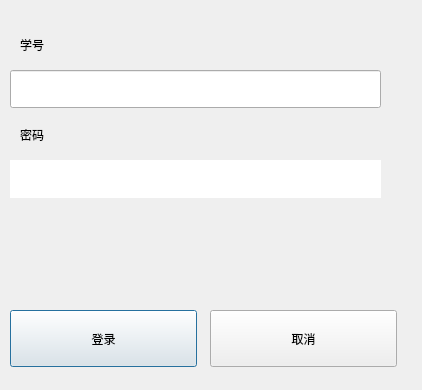
<?xml version="1.0" encoding="UTF-8"?>
<ui version="4.0">
 <class>Dialog</class>
 <widget class="QDialog" name="Dialog">
  <property name="geometry">
   <rect>
    <x>0</x>
    <y>0</y>
    <width>422</width>
    <height>390</height>
   </rect>
  </property>
  <property name="windowTitle">
   <string>Dialog</string>
  </property>
  <widget class="QLineEdit" name="lineEdit">
   <property name="geometry">
    <rect>
     <x>10</x>
     <y>70</y>
     <width>371</width>
     <height>38</height>
    </rect>
   </property>
  </widget>
  <widget class="QLineEdit" name="lineEdit_2">
   <property name="geometry">
    <rect>
     <x>10</x>
     <y>160</y>
     <width>371</width>
     <height>38</height>
    </rect>
   </property>
   <property name="frame">
    <bool>false</bool>
   </property>
   <property name="echoMode">
    <enum>QLineEdit::Password</enum>
   </property>
  </widget>
  <widget class="QLabel" name="label">
   <property name="geometry">
    <rect>
     <x>20</x>
     <y>30</y>
     <width>135</width>
     <height>30</height>
    </rect>
   </property>
   <property name="text">
    <string>学号</string>
   </property>
  </widget>
  <widget class="QLabel" name="label_2">
   <property name="geometry">
    <rect>
     <x>20</x>
     <y>120</y>
     <width>135</width>
     <height>30</height>
    </rect>
   </property>
   <property name="text">
    <string>密码</string>
   </property>
  </widget>
  <widget class="QPushButton" name="pushButton">
   <property name="geometry">
    <rect>
     <x>10</x>
     <y>310</y>
     <width>187</width>
     <height>57</height>
    </rect>
   </property>
   <property name="text">
    <string>登录</string>
   </property>
  </widget>
  <widget class="QPushButton" name="pushButton_2">
   <property name="geometry">
    <rect>
     <x>210</x>
     <y>310</y>
     <width>187</width>
     <height>57</height>
    </rect>
   </property>
   <property name="text">
    <string>取消</string>
   </property>
  </widget>
  <widget class="QLabel" name="label_3">
   <property name="geometry">
    <rect>
     <x>20</x>
     <y>210</y>
     <width>361</width>
     <height>81</height>
    </rect>
   </property>
   <property name="autoFillBackground">
    <bool>false</bool>
   </property>
   <property name="styleSheet">
    <string notr="true">color: rgb(255, 6, 10);</string>
   </property>
   <property name="text">
    <string/>
   </property>
   <property name="wordWrap">
    <bool>true</bool>
   </property>
  </widget>
 </widget>
 <resources/>
 <connections>
  <connection>
   <sender>pushButton</sender>
   <signal>clicked()</signal>
   <receiver>Dialog</receiver>
   <slot>press_ok()</slot>
   <hints>
    <hint type="sourcelabel">
     <x>95</x>
     <y>245</y>
    </hint>
    <hint type="destinationlabel">
     <x>158</x>
     <y>211</y>
    </hint>
   </hints>
  </connection>
  <connection>
   <sender>pushButton_2</sender>
   <signal>clicked()</signal>
   <receiver>Dialog</receiver>
   <slot>reject()</slot>
   <hints>
    <hint type="sourcelabel">
     <x>315</x>
     <y>245</y>
    </hint>
    <hint type="destinationlabel">
     <x>387</x>
     <y>204</y>
    </hint>
   </hints>
  </connection>
 </connections>
 <slots>
  <slot>press_ok()</slot>
 </slots>
</ui>
